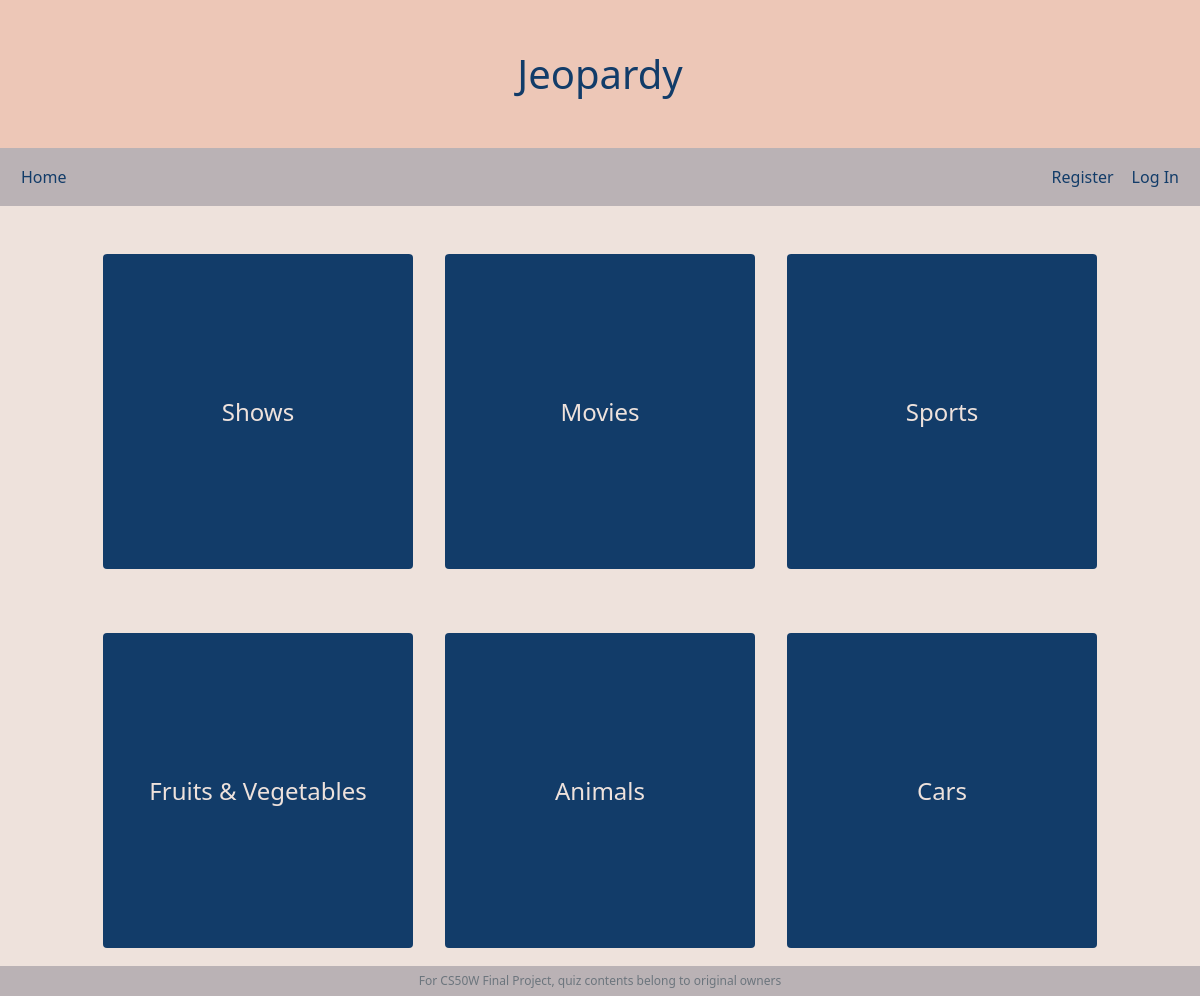
The page / on the database its author committed.
### jeopardy/models.py (models this page shows, shortened)
class Subject(models.Model):
    choice = models.CharField(max_length=50)

### jeopardy/views.py (the view)
# urls.py: path("", views.index, name="index"),
def index(request):
    subjects = Subject.objects.all()
    return render(request, "index.html", {
        "subjects":subjects
})

### jeopardy/templates/index.html (shortened to what this page needs)
{% extends "layout.html" %}
{% load static %}
{% block head %}
    Jeopardy
{% endblock %}
{% block body %}
    <div class="container">
        <div class="row">
            {% for subject in subjects %}
            <div class="col-lg-3 col-md-4">
                <div class="box"><a id="boxlink" href="{{subject.choice}}">{{subject.choice}}</a></div>
            </div>
            {% endfor %}
        </div>
    </div>
{% endblock %}

### jeopardy/static/styles.css (style rules this page uses)
body { background-color: #eee2dc; }
a { text-decoration: none; color: #123c69; }
.container { margin-top: 2em; }
.row { justify-content: center; align-items: center; }
.box { background-color: #123c69; border-radius: 4px; padding-top: 45%; padding-bottom: 45%; text-align: center; font-size: 1.5em; }
.col-lg-2, .col-md-4 { margin-bottom: 2em !important; padding: 1em !important; width: 30%; }
#boxlink { color: #eee2dc; }

### rows shown on the page
Subject: choice "Shows"
Subject: choice "Movies"
Subject: choice "Sports"
Subject: choice "Fruits & Vegetables"
Subject: choice "Animals"
Subject: choice "Cars"
